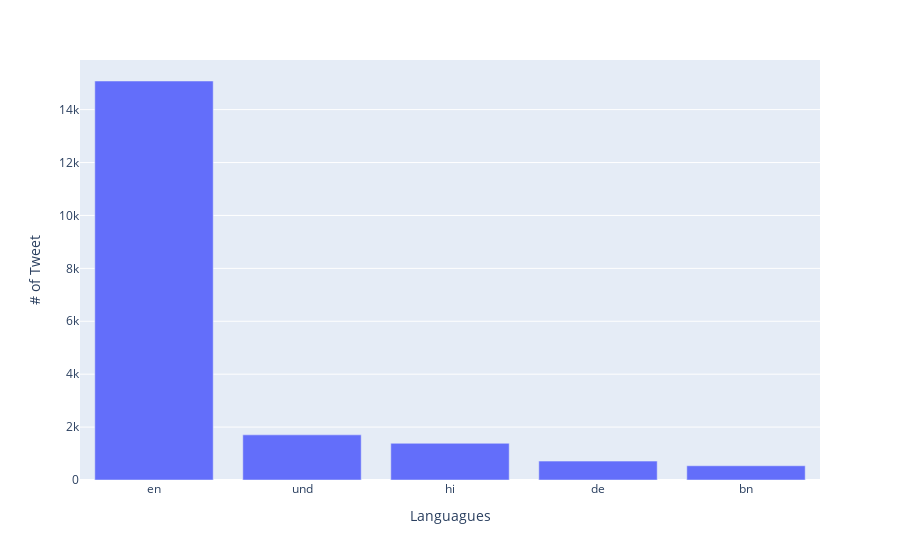

The cell this chart's notebook holds for it:
### Markdown cell above
## Data exploration

### Code cell
# Extract the five most languages used
mostcount = tweet_df["lang"].value_counts()
fig = px.bar(mostcount,x=mostcount.index[:5],y=mostcount.values[:5],
             labels={'x':'Languagues','y':'# of Tweet'})
fig.show()

### Figure 1 — Plotly figure (JSON) as saved in the notebook; plotly's stock layout.template omitted (floating-point values rounded to 4 significant figures)
{"data": [{"alignmentgroup": "True", "hovertemplate": "Languagues=%{x}<br># of Tweet=%{y}<extra></extra>", "legendgroup": "", "marker": {"color": "#636efa", "pattern": {"shape": ""}}, "name": "", "offsetgroup": "", "orientation": "v", "showlegend": false, "textposition": "auto", "type": "bar", "x": ["en", "und", "hi", "de", "bn"], "xaxis": "x", "y": [15082, 1706, 1387, 714, 538], "yaxis": "y"}], "layout": {"barmode": "relative", "legend": {"tracegroupgap": 0}, "margin": {"t": 60}, "xaxis": {"anchor": "y", "domain": [0, 1], "title": {"text": "Languagues"}}, "yaxis": {"anchor": "x", "domain": [0, 1], "title": {"text": "# of Tweet"}}}}
